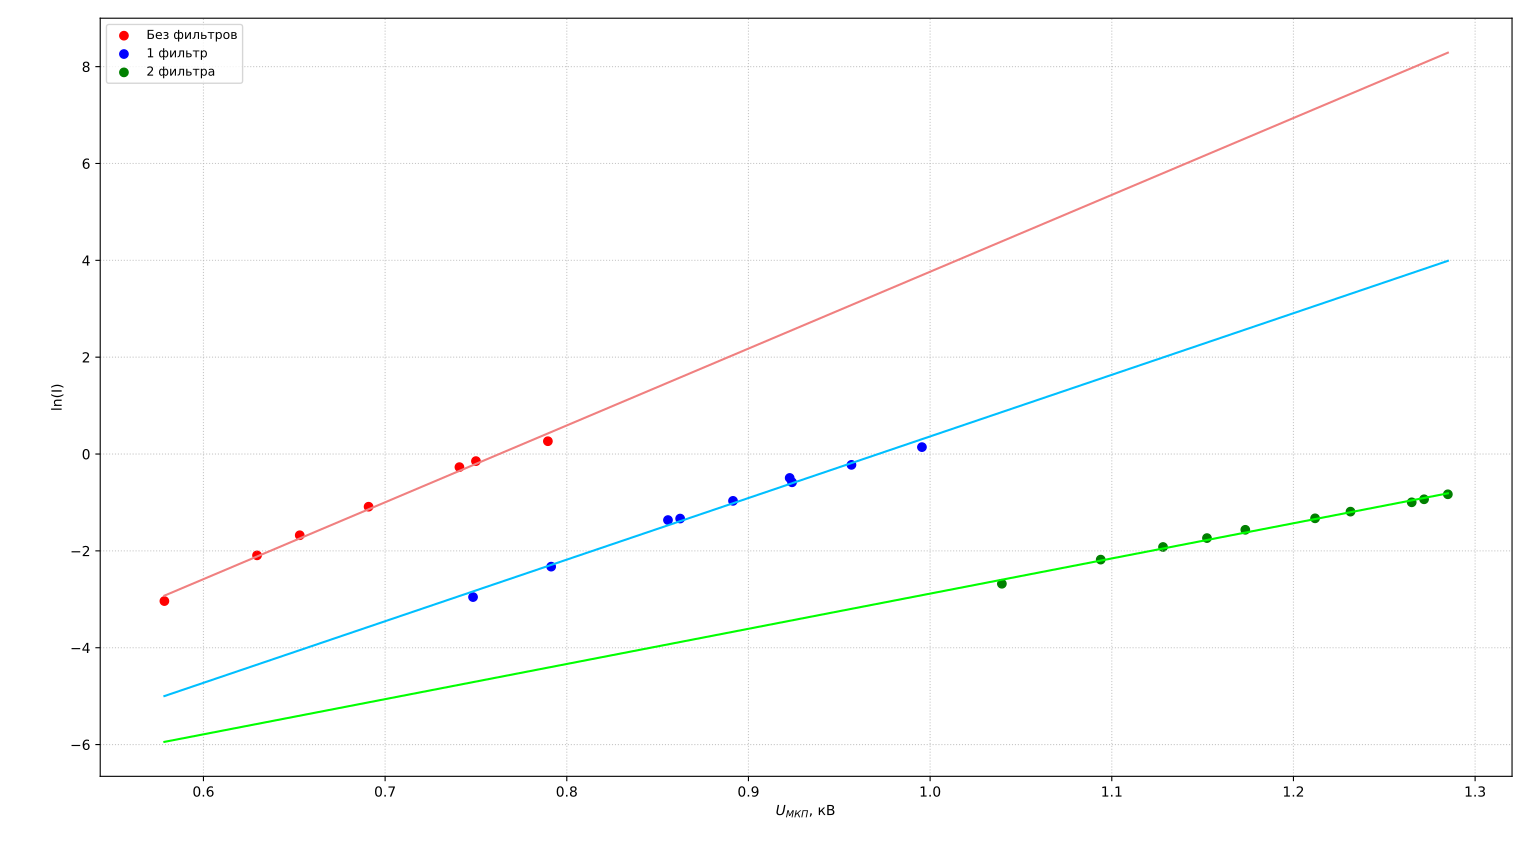

Write Python code to recreate this figure.
import numpy as np
import matplotlib.pyplot as plt
from scipy import stats

# Данные первого набора (7 точек)
U1 = np.array([0.5785, 0.6909, 0.7896, 0.6295, 0.7409, 0.653, 0.75])
lnI1 = np.array([-3.036554268, -1.087909766, 0.264431357,
                 -2.092567309, -0.270575888, -1.677609693, -0.146194084])

# Данные второго набора (10 точек)
U2 = np.array([0.7484, 0.7914, 0.8624, 0.8915, 0.924, 0.9567,
               0.9955, 0.9227, 0.8557])
lnI2 = np.array([-2.95401468, -2.325649033, -1.33279151, -0.967373522,
                 -0.583862375, -0.224106515, 0.142662081, -0.493952119,
                 -1.363906842])

# Данные третьего набора (11 точек)
U3 = np.array([1.0395, 1.0939, 1.1282, 1.1524, 1.1735, 1.2119,
               1.2314, 1.2651, 1.2719, 1.285])
lnI3 = np.array([-2.679025522, -2.180544467, -1.919706484, -1.735908576,
                 -1.564942673, -1.327874521, -1.189576924, -0.997202567,
                 -0.93450562, -0.83149013])

# Функция для выполнения регрессии и возврата параметров
def regression(x, y):
    slope, intercept, r_value, p_value, std_err = stats.linregress(x, y)
    r2 = r_value**2
    return slope, intercept, r2

# Расчёт для каждого набора
slope1, intercept1, r2_1 = regression(U1, lnI1)
slope2, intercept2, r2_2 = regression(U2, lnI2)
slope3, intercept3, r2_3 = regression(U3, lnI3)

# Подготовка точек для прямых
U_fit = np.linspace(min(U1.min(), U2.min(), U3.min()),
                    max(U1.max(), U2.max(), U3.max()), 200)
fit1 = slope1 * U_fit + intercept1
fit2 = slope2 * U_fit + intercept2
fit3 = slope3 * U_fit + intercept3

# Построение графика
plt.figure(figsize=(10, 7))
plt.plot(U_fit, fit1, zorder=1, color='lightcoral')
plt.scatter(U1, lnI1, color='red', marker='o', zorder=2, label='Без фильтров')


plt.plot(U_fit, fit2, zorder=1, color='deepskyblue')
plt.scatter(U2, lnI2, color='blue', marker='o', zorder=2, label='1 фильтр')


plt.plot(U_fit, fit3, zorder=1, color='lime')
plt.scatter(U3, lnI3, color='green', marker='o', zorder=2, label='2 фильтра')


plt.xlabel(r'$U_{МКП}$, кВ')
plt.ylabel('ln(I)')
# plt.title('Зависимость ln(I) от напряжения U для трёх наборов данных')
plt.grid(True, linestyle=':', alpha=0.7)
plt.legend(loc='best', fontsize=9)
plt.tight_layout()
plt.show()

# Вывод параметров в консоль
# print("Результаты линейной регрессии:")
# print(f"Набор 1: ln(I) = {slope1:.4f} * U + {intercept1:.4f}, R² = {r2_1:.6f}")
# print(f"Набор 2: ln(I) = {slope2:.4f} * U + {intercept2:.4f}, R² = {r2_2:.6f}")
# print(f"Набор 3: ln(I) = {slope3:.4f} * U + {intercept3:.4f}, R² = {r2_3:.6f}")
